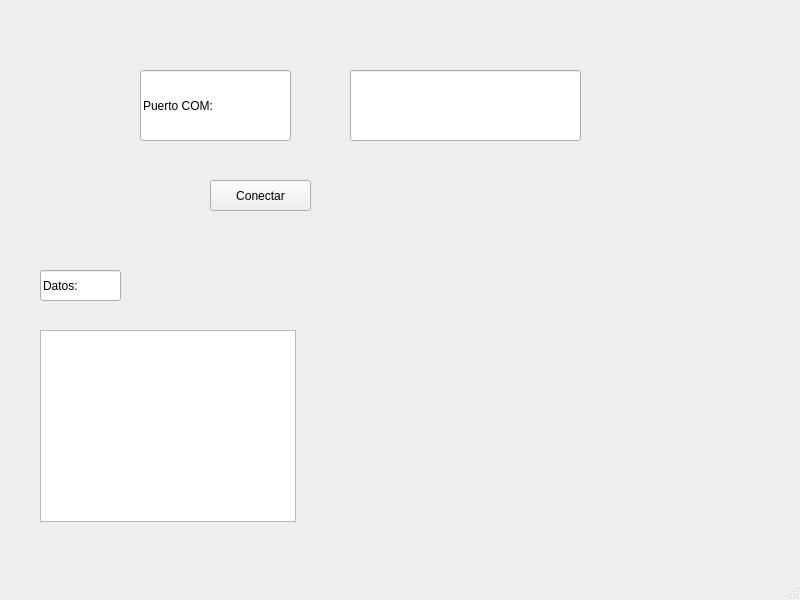
<?xml version="1.0" encoding="UTF-8"?>
<ui version="4.0">
 <class>MainWindow</class>
 <widget class="QMainWindow" name="MainWindow">
  <property name="geometry">
   <rect>
    <x>0</x>
    <y>0</y>
    <width>800</width>
    <height>600</height>
   </rect>
  </property>
  <property name="windowTitle">
   <string>MainWindow</string>
  </property>
  <widget class="QWidget" name="centralwidget">
   <widget class="QLineEdit" name="lineEdit">
    <property name="geometry">
     <rect>
      <x>140</x>
      <y>70</y>
      <width>151</width>
      <height>71</height>
     </rect>
    </property>
    <property name="text">
     <string>Puerto COM:</string>
    </property>
   </widget>
   <widget class="QLineEdit" name="txt_com">
    <property name="geometry">
     <rect>
      <x>350</x>
      <y>70</y>
      <width>231</width>
      <height>71</height>
     </rect>
    </property>
   </widget>
   <widget class="QPushButton" name="btn_accion">
    <property name="geometry">
     <rect>
      <x>210</x>
      <y>180</y>
      <width>101</width>
      <height>31</height>
     </rect>
    </property>
    <property name="text">
     <string>Conectar</string>
    </property>
   </widget>
   <widget class="QLabel" name="txt_estado">
    <property name="geometry">
     <rect>
      <x>230</x>
      <y>110</y>
      <width>71</width>
      <height>31</height>
     </rect>
    </property>
    <property name="text">
     <string/>
    </property>
   </widget>
   <widget class="QLineEdit" name="lineEdit_2">
    <property name="geometry">
     <rect>
      <x>40</x>
      <y>270</y>
      <width>81</width>
      <height>31</height>
     </rect>
    </property>
    <property name="text">
     <string>Datos:</string>
    </property>
   </widget>
   <widget class="QListView" name="listdatos">
    <property name="geometry">
     <rect>
      <x>40</x>
      <y>330</y>
      <width>256</width>
      <height>192</height>
     </rect>
    </property>
   </widget>
  </widget>
  <widget class="QMenuBar" name="menubar">
   <property name="geometry">
    <rect>
     <x>0</x>
     <y>0</y>
     <width>800</width>
     <height>26</height>
    </rect>
   </property>
  </widget>
  <widget class="QStatusBar" name="statusbar"/>
 </widget>
 <resources/>
 <connections/>
</ui>
